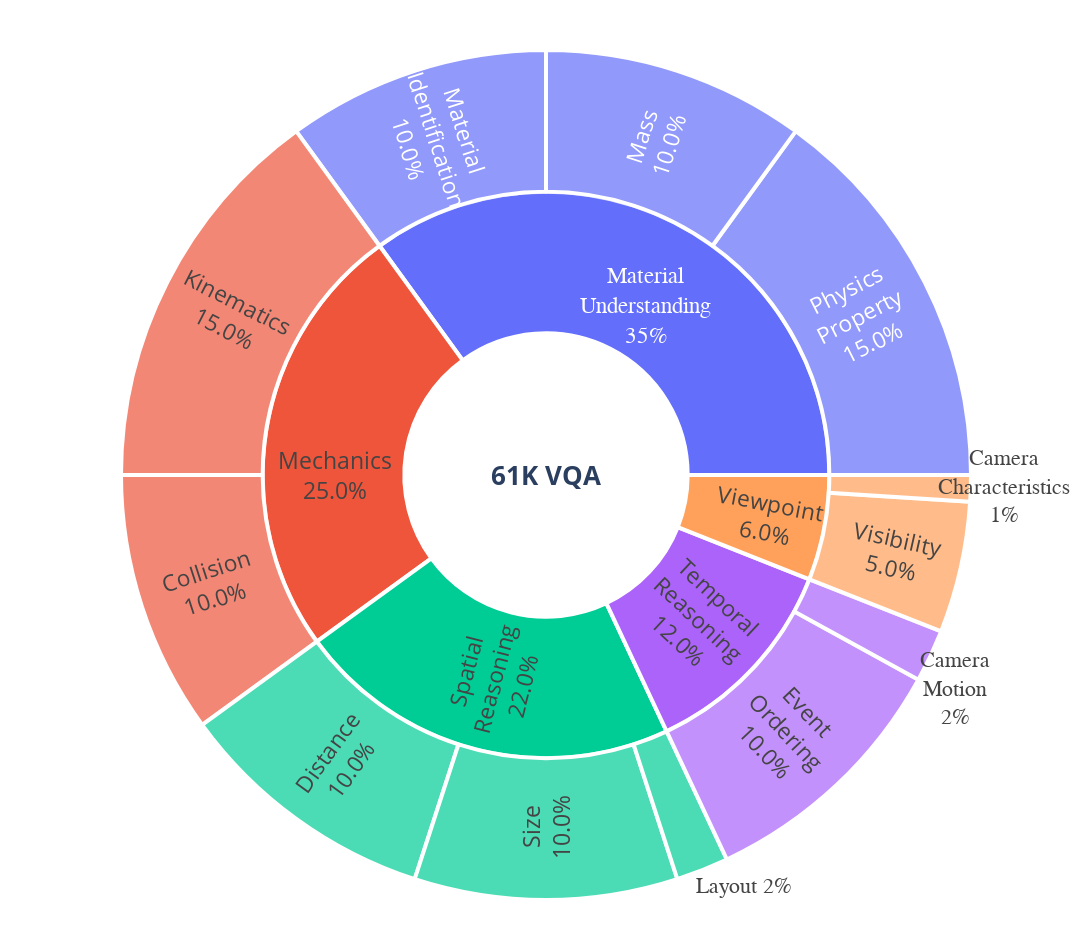

The cell this chart's notebook holds for it:
### Code cell
import json
import plotly.graph_objects as go

PATH_BAL_SUB = "/data0/sebastian.cavada/compositional-physics/tiny_vqa_deterministic/answering_questions/balancing_sub_categories.json"
PATH_DATA    = "/data0/sebastian.cavada/compositional-physics/tiny_vqa_deterministic/simple_vqa.json"

CENTER_TEXT = "<b>61K VQA</b>"
PERCENT_MODE = "entry"  # or "parent"

# Label mappings
mapping_sub = {
    "visibility": "Visibility",
    "material_identification": "Material<br>Identification",
    "size": "Size",
    "camera_characteristics": "Camera<br>Characteristics",
    "physics_property": "Physics<br>Property",
    "kinematics": "Kinematics",
    "collision": "Collision",
    "mass": "Mass",
    "camera_motion": "Camera Motion",
    "layout": "Layout",
    "distance": "Distance",
    "event_ordering": "Event<br>Ordering"
}

mapping_cat = {
    "mechanics": "Mechanics",
    "spatial_reasoning": "Spatial<br>Reasoning",
    "visual_percetion": "Visual<br>Perception",
    "temporal": "Temporal<br>Reasoning",
    "view_point": "Viewpoint",
    "material_understanding": "Material<br>Understanding"
}

with open(PATH_BAL_SUB) as f:
    balancing = json.load(f)
with open(PATH_DATA) as f:
    data = json.load(f)

root_label = CENTER_TEXT
labels, parents, values = [root_label], [""], [0.0]
main_totals, subs_for_main = {}, {}

for main_cat, items in data.items():
    seen = set()
    for _, props in items.items():
        if isinstance(props, dict):
            sc = props.get("sub_category")
            if sc and sc in balancing:
                seen.add(sc)
    if not seen:
        continue
    total = sum(balancing[sc] for sc in seen)
    if total > 0:
        main_totals[main_cat] = total
        subs_for_main[main_cat] = sorted(seen)

for main_cat, total in main_totals.items():
    labels.append(mapping_cat.get(main_cat, main_cat))
    parents.append(root_label)
    values.append(total)

for main_cat, sc_list in subs_for_main.items():
    parent_label = mapping_cat.get(main_cat, main_cat)
    for sc in sc_list:
        labels.append(mapping_sub.get(sc, sc))
        parents.append(parent_label)
        values.append(balancing[sc])

values[0] = sum(main_totals.values())

if PERCENT_MODE == "parent":
    percent_token = "%{percentParent:.1%}"
    hover_label = "of parent"
else:
    percent_token = "%{percentEntry:.1%}"
    hover_label = "of total"

# labels[4] = "asdasd"

# Build the figure
fig = go.Figure(go.Sunburst(
    labels=labels,
    parents=parents,
    values=values,
    branchvalues="total",
    insidetextorientation="radial",
    textinfo="label+percent entry",
    texttemplate=[
        "" if i == 0 else "%{label}<br>" + percent_token  # hide center label
        for i in range(len(labels))
    ],
    textfont=dict(size=25),
    marker=dict(line=dict(color="white", width=4)),        
))

# Optional annotation in the center
if CENTER_TEXT:
    fig.add_annotation(
        text=f"{CENTER_TEXT}",
        showarrow=False,
        font=dict(size=26),
        x=0.5, y=0.5
    )

fig.update_layout(
    # title=dict(
    #     text="Distribution of Question Categories<br>and Subcategories",
    #     font=dict(size=26)
    # ),
    uniformtext=dict(minsize=22, mode="hide"),
    width=1150,
    height=950,
    margin=dict(t=50, l=50, r=50, b=50)
)

fig.update_traces(
    hovertemplate="<b>%{label}</b><br>"
                  "Value: %{value:.4f}<br>"
                  f"Percent {hover_label}: " + percent_token +
                  "<extra></extra>"
)


# fixing what I didn't like before
fig.add_annotation(
    text="Material<br>Understanding<br>35%",  # your custom label
    x=0.6, y=0.75,                    # position (normalized 0–1)
    showarrow=False,
    font=dict(size=23, color="white", family="Arial"),
    textangle=0                      # rotation in degrees
)

fig.add_annotation(
    text="Layout 2%",  # your custom label
    x=0.75, y=0.0,                    # position (normalized 0–1)
    showarrow=False,
    font=dict(size=22, color="#444444", family="Arial"),
    textangle=0                      # rotation in degrees
)

fig.add_annotation(
    text="Camera<br>Motion<br>2%",  # your custom label
    x=0.95, y=0.2,                    # position (normalized 0–1)
    showarrow=False,
    font=dict(size=22, color="#444444", family="Arial"),
    textangle=0                      # rotation in degrees
)

fig.add_annotation(
    text="Camera<br>Characteristics<br>1%",  # your custom label
    x=1.03, y=0.486,                    # position (normalized 0–1)
    showarrow=False,
    font=dict(size=22, color="#444444", family="Arial"),
    textangle=0                      # rotation in degrees
)

fig.show()

### Figure 1 — Plotly figure (JSON) as saved in the notebook; plotly's stock layout.template omitted (floating-point values rounded to 4 significant figures)
{"data": [{"branchvalues": "total", "hovertemplate": "<b>%{label}</b><br>Value: %{value:.4f}<br>Percent of total: %{percentEntry:.1%}<extra></extra>", "insidetextorientation": "radial", "labels": ["<b>61K VQA</b>", "Spatial<br>Reasoning", "Mechanics", "Material<br>Understanding", "Viewpoint", "Temporal<br>Reasoning", "Distance", "Layout", "Size", "Collision", "Kinematics", "Mass", "Material<br>Identification", "Physics<br>Property", "Camera<br>Characteristics", "Visibility", "Camera Motion", "Event<br>Ordering"], "marker": {"line": {"color": "white", "width": 4}}, "parents": ["", "<b>61K VQA</b>", "<b>61K VQA</b>", "<b>61K VQA</b>", "<b>61K VQA</b>", "<b>61K VQA</b>", "Spatial<br>Reasoning", "Spatial<br>Reasoning", "Spatial<br>Reasoning", "Mechanics", "Mechanics", "Material<br>Understanding", "Material<br>Understanding", "Material<br>Understanding", "Viewpoint", "Viewpoint", "Temporal<br>Reasoning", "Temporal<br>Reasoning"], "textfont": {"size": 25}, "textinfo": "label+percent entry", "texttemplate": ["", "%{label}<br>%{percentEntry:.1%}", "%{label}<br>%{percentEntry:.1%}", "%{label}<br>%{percentEntry:.1%}", "%{label}<br>%{percentEntry:.1%}", "%{label}<br>%{percentEntry:.1%}", "%{label}<br>%{percentEntry:.1%}", "%{label}<br>%{percentEntry:.1%}", "%{label}<br>%{percentEntry:.1%}", "%{label}<br>%{percentEntry:.1%}", "%{label}<br>%{percentEntry:.1%}", "%{label}<br>%{percentEntry:.1%}", "%{label}<br>%{percentEntry:.1%}", "%{label}<br>%{percentEntry:.1%}", "%{label}<br>%{percentEntry:.1%}", "%{label}<br>%{percentEntry:.1%}", "%{label}<br>%{percentEntry:.1%}", "%{label}<br>%{percentEntry:.1%}"], "type": "sunburst", "values": [1, 0.22, 0.25, 0.35, 0.06, 0.12, 0.1, 0.02, 0.1, 0.1, 0.15, 0.1, 0.1, 0.15, 0.01, 0.05, 0.02, 0.1]}], "layout": {"annotations": [{"font": {"size": 26}, "showarrow": false, "text": "<b>61K VQA</b>", "x": 0.5, "y": 0.5}, {"font": {"color": "white", "family": "Arial", "size": 23}, "showarrow": false, "text": "Material<br>Understanding<br>35%", "textangle": 0, "x": 0.6, "y": 0.75}, {"font": {"color": "#444444", "family": "Arial", "size": 22}, "showarrow": false, "text": "Layout 2%", "textangle": 0, "x": 0.75, "y": 0}, {"font": {"color": "#444444", "family": "Arial", "size": 22}, "showarrow": false, "text": "Camera<br>Motion<br>2%", "textangle": 0, "x": 0.95, "y": 0.2}, {"font": {"color": "#444444", "family": "Arial", "size": 22}, "showarrow": false, "text": "Camera<br>Characteristics<br>1%", "textangle": 0, "x": 1.03, "y": 0.486}], "height": 950, "margin": {"b": 50, "l": 50, "r": 50, "t": 50}, "uniformtext": {"minsize": 22, "mode": "hide"}, "width": 1150}}
